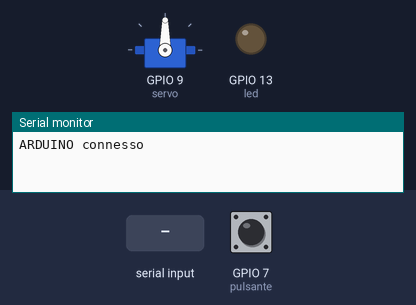
This sketch was run on a simulated ESP32-S3. Shown: servo, output pins drawn as LEDs (lit = HIGH), the last lines printed to the serial monitor. Inputs (shaded band) come from the test bench; at power-on: GPIO 7 (pulsante) LOW.

Above: at 3.2 s.
3.3 s: GPIO 7 (pulsante) pulled HIGH for 0.15 s
At 3.45 s:
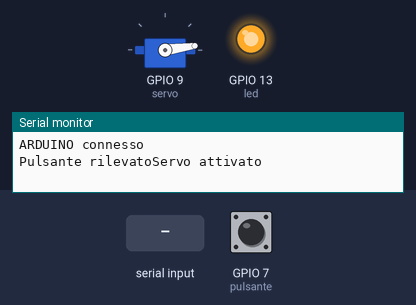
At 4.05 s:
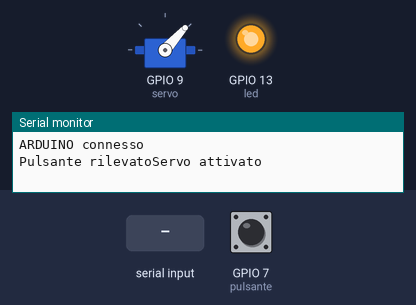
6.3 s: "/confermo_eroga_ORA" received over the second serial link
At 8.92 s:
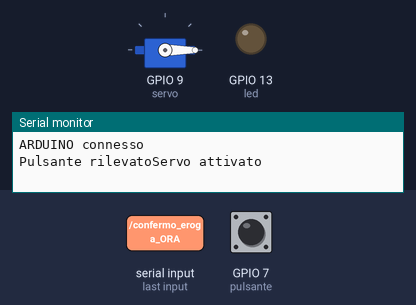
9.3 s: "1" received over the second serial link
Timing chart, 0 to 16.1 s (numbered marks = the images above; inputs shaded):
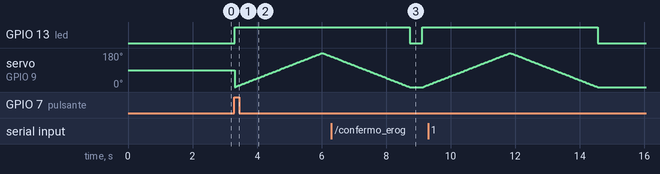

Measured:
- after the input at 3.3 s, GPIO 13 (led): LOW → HIGH at once
- by itself, servo on GPIO 9 (servo): rises from 10° to 180° in 2.5 s, then falls to 0° in 2.7 s

The sketch:

arduino.ino
```cpp
#include <SoftwareSerial.h>
#include <Servo.h>

//Comunicazione seriali con Esp32-Cam tramite i pin digitali 2 e 3
SoftwareSerial Serial2(2,3);

//Dichiarazione del servo e della sua posizione iniziale
Servo servo;
int pos = 0;

//Utilizzate la ricezione delle stringhe sulla seriale
String data;
char c;

const int led = 13;
const int pulsante = 7;
int val = 0;

void setup() {
  //Impostazione di bound rate
  Serial.begin(9600);
  Serial2.begin(9600);

  pinMode(led,OUTPUT);
  digitalWrite(led, LOW);
  pinMode(pulsante, INPUT);
  servo.attach(9);

  delay(10);
  Serial.println("ARDUINO connesso");
  delay(2000);
}

//Funzione attivazione servo
void servo_on(){
  Serial.println("Servo attivato");
  digitalWrite(led, HIGH);
  for (pos = 0; pos <= 180; pos += 1) { // goes from 0 degrees to 180 degrees
      // in steps of 1 degree
    servo.write(pos);              // tell servo to go to position in variable 'pos'
    delay(15);                       // waits 15 ms for the servo to reach the position
  }
  for (pos = 180; pos >= 0; pos -= 1) { // goes from 180 degrees to 0 degrees
    servo.write(pos);              // tell servo to go to position in variable 'pos'
    delay(15);                       // waits 15 ms for the servo to reach the position
  }
  digitalWrite(led, LOW);
}

void loop() {
  //Controllo di un nuovo messaggio dall'Esp32-Cam
  //Memorizzo la stringa/comando e a seconda di esso, attivo l'erogazione
  while(Serial2.available()>0){
    delay(10);
    c = Serial2.read();
    data += c;
  }

  val = digitalRead(pulsante);  //Lettura del pulsante

  if (val == 1){  //Se il valore del pulsante è 1 = se è stato schiacciato
    Serial.print("Pulsante rilevato");
    //Attivo il servo
    servo_on();
    delay(200);
  }

  if (data.length()>0) {
    Serial.println(data);
    //Con il comando /confermo_eroga_ORA parte l'erogazione
    if (data.startsWith("/confermo_eroga_ORA")) {
      servo_on();
    }
    data = "";
  }
}
```
